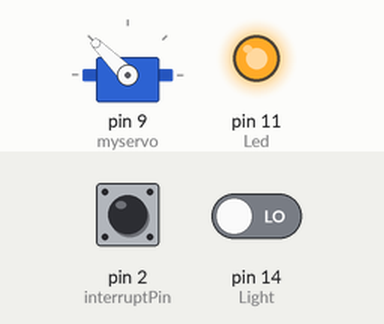
A sketch run on a simulated Arduino Uno, built with avr-gcc and run on an emulated ATmega328P. Parts: servo, output pins drawn as LEDs (lit = HIGH). Inputs (shaded band) come from the test bench; at power-on: pin 2 (interruptPin) HIGH, pin 14 (Light) LOW. What the sketch prints to the serial monitor is not drawn.

Above: at 1.2 s.
1.3 s: pin 2 (interruptPin) pulled LOW for 0.15 s
3.4 s: pin 14 (Light) driven HIGH
At 4.3 s:
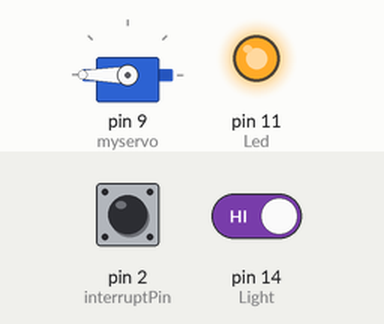
5.2 s: pin 14 (Light) driven LOW
At 6.7 s:
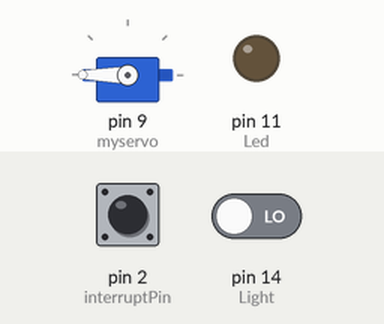
7.0 s: pin 2 (interruptPin) pulled LOW for 1 s
At 8.0 s:
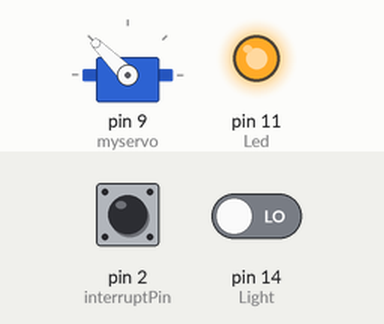
Timing chart, 0 to 10.0 s (numbered marks = the images above; inputs shaded):
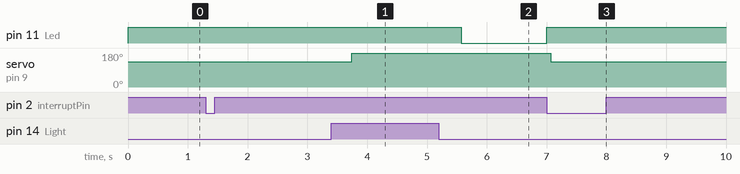

Measured:
- after the input at 1.3 s, every drawn part: stays the same
- after the input at 3.4 s, servo on pin 9 (myservo): 135° → 180° after 0.34 s
- after the input at 5.2 s, pin 11 (Led): HIGH → LOW after 0.37 s
- after the input at 7.0 s, pin 11 (Led): LOW → HIGH at once; servo on pin 9 (myservo): 180° → 135° after 0.07 s

The sketch:

LightTest.ino
```cpp
//本历程为光敏测试程序
#include <Servo.h>

Servo myservo;  // create servo
int Light= 14;
int Led = 11;
int sensorValue = 0;
int flag = 0;
const byte interruptPin = 2;


void setup() {
  // put your setup code here, to run once:
  pinMode(Light,INPUT);
  pinMode(Led,OUTPUT);
  Serial.begin(9600);
   myservo.attach(9);
   digitalWrite(Led,HIGH);
myservo.write(135);
   pinMode(interruptPin, INPUT_PULLUP);
  attachInterrupt(digitalPinToInterrupt(interruptPin), blink, CHANGE);
}

void loop() {
  // put your main code here, to run repeatedly:
  while(1)
  {
    if(flag == 1)
    {
      myservo.write(135);
      delay(500);
      sensorValue = digitalRead(Light);
      delay(100);
      Serial.print(sensorValue);
delay(10);
      if(sensorValue == 1)
      {
        flag++;
      }

    }
    if(flag == 2)
    {
      myservo.write(190);
      delay(500);
      sensorValue = digitalRead(Light);
      delay(100);
      Serial.print(sensorValue);
delay(10);
      if(sensorValue == 0)
      {
        flag++;
      }
    }
    if(flag == 3)
    {
      while(flag == 3)
      {
         digitalWrite(Led,LOW);       delay(100);
         Serial.print("      ");Serial.print(flag);
      }

    }


  }

}


void blink() {
flag = 1;Serial.print("      ");
Serial.print(flag); digitalWrite(Led,HIGH);

}
```
